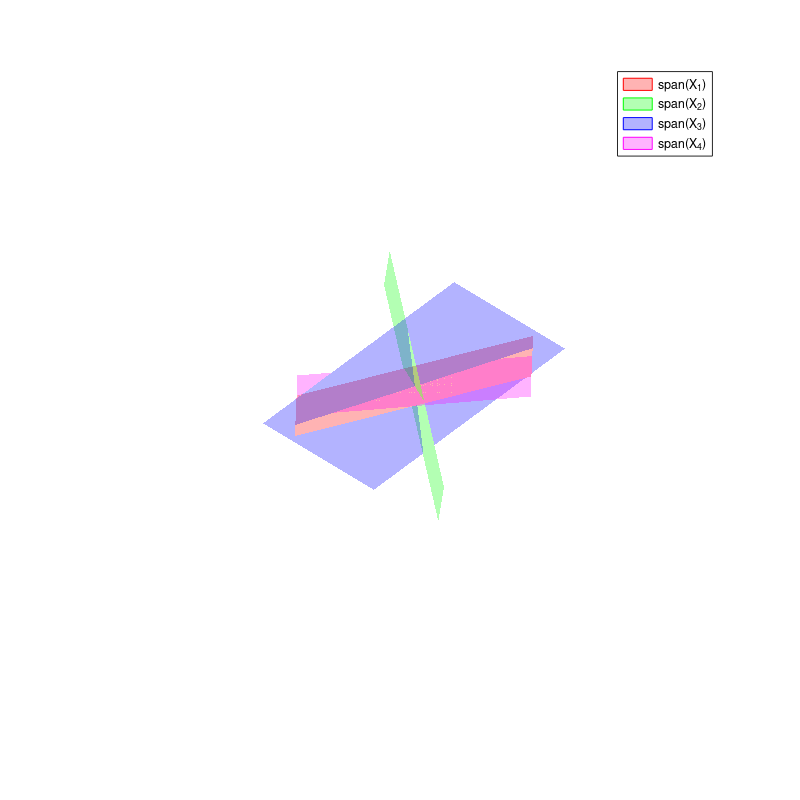
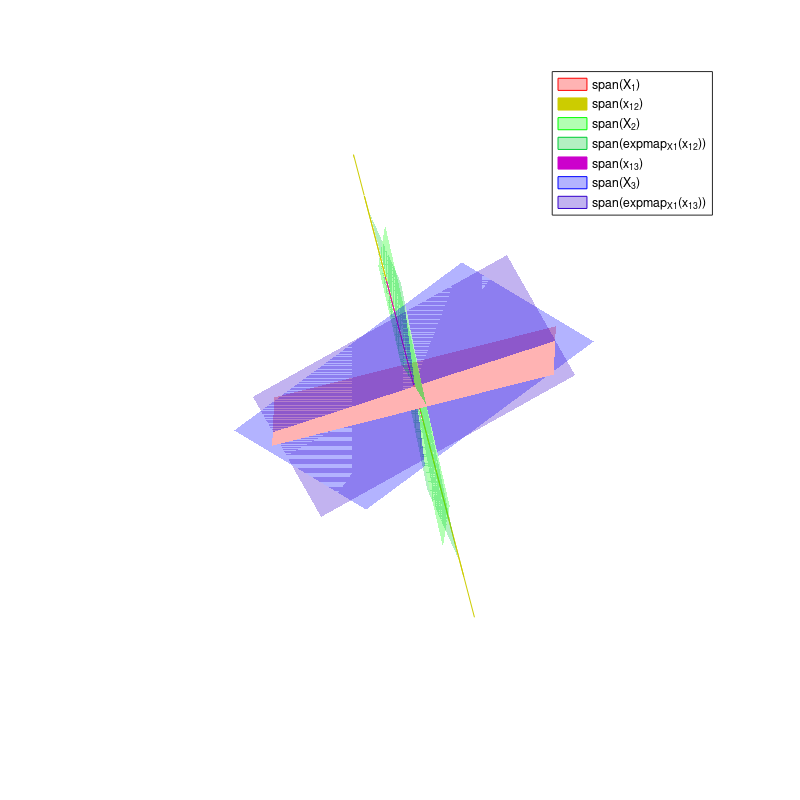
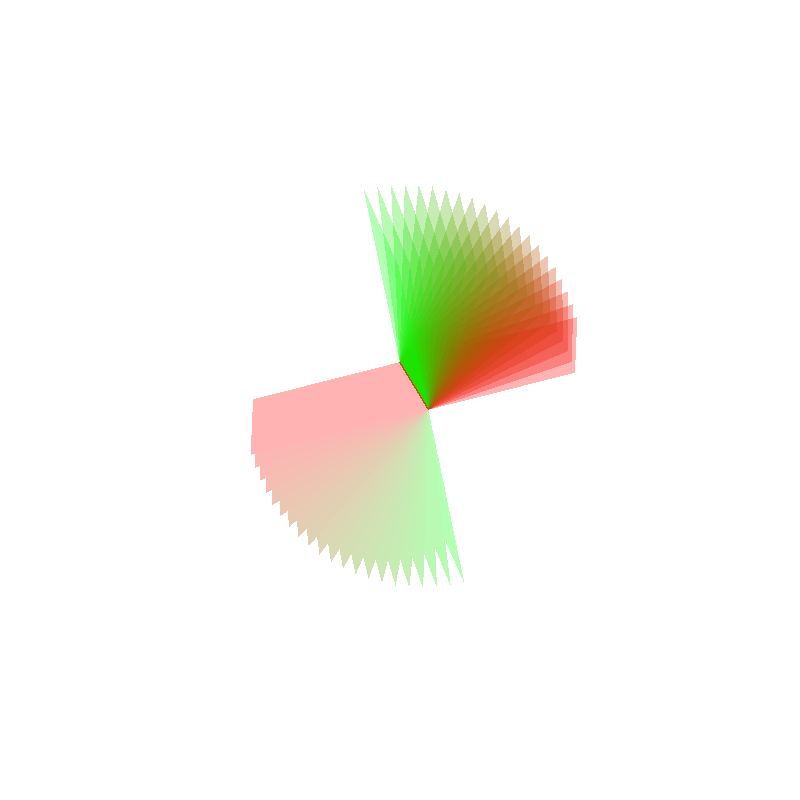
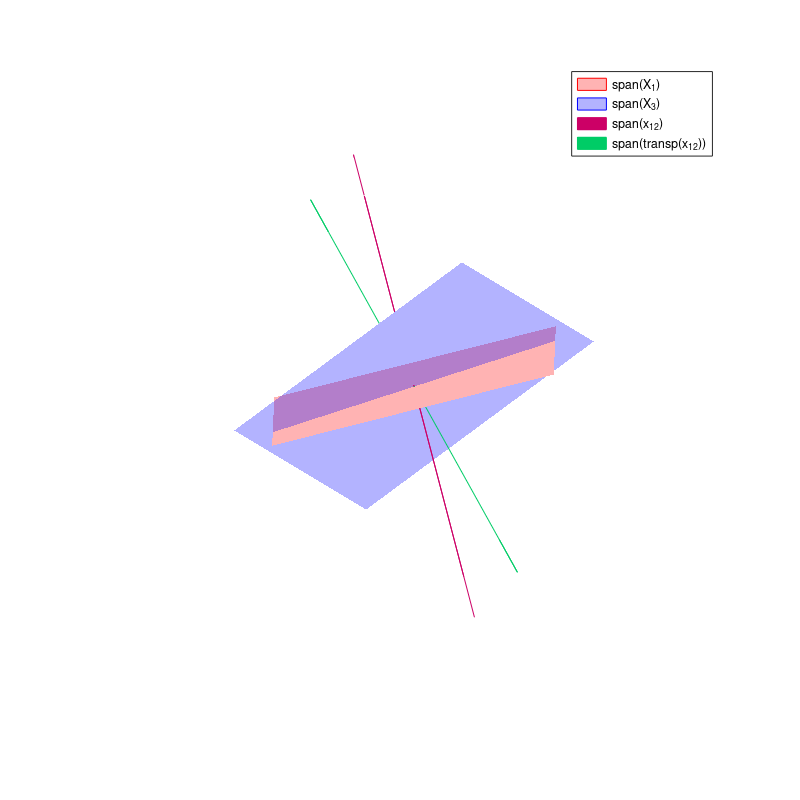

Recreate these plots in MATLAB, in order.
function demo_Riemannian_Gdp_vecTransp01
% Parallel transport on the Grassmann manifold G(3,2)
%
% If this code is useful for your research, please cite the related publication:
% @article{Calinon20RAM,
% 	author="Calinon, S.",
% 	title="Gaussians on {R}iemannian Manifolds: Applications for Robot Learning and Adaptive Control",
% 	journal="{IEEE} Robotics and Automation Magazine ({RAM})",
% 	year="2020",
% 	pages=""
% }
% 
% Copyright (c) 2019 Idiap Research Institute, http://idiap.ch/
% Written by Noémie Jaquier and Sylvain Calinon
% 
% This file is part of PbDlib, http://www.idiap.ch/software/pbdlib/
% 
% PbDlib is free software: you can redistribute it and/or modify
% it under the terms of the GNU General Public License version 3 as
% published by the Free Software Foundation.
% 
% PbDlib is distributed in the hope that it will be useful,
% but WITHOUT ANY WARRANTY; without even the implied warranty of
% MERCHANTABILITY or FITNESS FOR A PARTICULAR PURPOSE. See the
% GNU General Public License for more details.
% 
% You should have received a copy of the GNU General Public License
% along with PbDlib. If not, see <http://www.gnu.org/licenses/>.

addpath('./m_fcts');


%% Generate data on Grassmann
%%%%%%%%%%%%%%%%%%%%%%%%%%%%%%%%%%%%%%%%%%%%%%%%%%%%%%%%%%%%%%%%%%%%%%%%%%%
n = 3;
p = 2;

[X1, ~] = qr(randn(n, p), 0);
[X2, ~] = qr(randn(n, p), 0);
[X3, ~] = qr(randn(n, p), 0);
X4 = [X1(:,1) X1(:,1)+X1(:,2)];


%% Representation of Grassmann manifold
%%%%%%%%%%%%%%%%%%%%%%%%%%%%%%%%%%%%%%%%%%%%%%%%%%%%%%%%%%%%%%%%%%%%%%%%%%%
% One point of the manifold is the subspace spanned by the column of X such
% that X'X = I, X in R^(3x2). Thus, one point on the manifold is not
% uniquely represented by the matrix X, but can be represented by the
% equivalent class [X].
% In this case, X1 and X4 are not identical, but span the same subspace, so
% that they represent the same point on the manifold.
c1 = [10,-10,-10,10];
c2 = [10,10,-10,-10];

spanX1 = X1(:,1)*c1 + X1(:,2)*c2;
spanX2 = X2(:,1)*c1 + X2(:,2)*c2;
spanX3 = X3(:,1)*c1 + X3(:,2)*c2;
spanX4 = X4(:,1)*c1 + X4(:,2)*c2;

figure('PaperPosition',[0 0 8 8],'position',[10,10,850,850],'Name','Representation of Grassmann manifold'); hold on; axis off; rotate3d on;
patch(spanX1(1,:),spanX1(2,:),spanX1(3,:),[1 0 0],'edgecolor',[1 0 0],'facealpha',.3,'edgealpha',.3);
patch(spanX2(1,:),spanX2(2,:),spanX2(3,:),[0 1 0],'edgecolor',[0 1 0],'facealpha',.3,'edgealpha',.3);
patch(spanX3(1,:),spanX3(2,:),spanX3(3,:),[0 0 1],'edgecolor',[0 0 1],'facealpha',.3,'edgealpha',.3);
% Check that span(X1) = span(X4)
patch(spanX4(1,:),spanX4(2,:),spanX4(3,:),[1 0 1],'edgecolor',[1 0 1],'facealpha',.3,'edgealpha',.3);
axis equal; axis vis3d; view(30,12);
legend('span(X_1)','span(X_2)','span(X_3)','span(X_4)');


%% Tangent space
%%%%%%%%%%%%%%%%%%%%%%%%%%%%%%%%%%%%%%%%%%%%%%%%%%%%%%%%%%%%%%%%%%%%%%%%%%%
% The tangent space of X is composed of all matrices Delta such that
% X'Delta = 0. It corresponds to directions free of rotations mixing the
% basis given by the column of X.
x12 = logmap(X2,X1);
x13 = logmap(X3,X1);
X2e = expmap(x12,X1);
X3e = expmap(x13,X1);

spanx12 = x12(:,1)*c1 + x12(:,2)*c2;
spanX2e = X2e(:,1)*c1 + X2e(:,2)*c2;
spanx13 = x13(:,1)*c1 + x13(:,2)*c2;
spanX3e = X3e(:,1)*c1 + X3e(:,2)*c2;

figure('PaperPosition',[0 0 8 8],'position',[10,10,850,850],'Name','Tangent space and exponential map'); hold on; axis off; rotate3d on;
patch(spanX1(1,:),spanX1(2,:),spanX1(3,:),[1 0 0],'edgecolor',[1 0 0],'facealpha',.3,'edgealpha',.3);
patch(spanx12(1,:),spanx12(2,:),spanx12(3,:),[0.8 0.8 0],'edgecolor',[0.8 0.8 0],'facealpha',1,'edgealpha',1);
patch(spanX2(1,:),spanX2(2,:),spanX2(3,:),[0 1 0],'edgecolor',[0 1 0],'facealpha',.3,'edgealpha',.3);
patch(spanX2e(1,:),spanX2e(2,:),spanX2e(3,:),[0 0.8 0.2],'edgecolor',[0 0.8 0.2],'facealpha',.3,'edgealpha',.3);
patch(spanx13(1,:),spanx13(2,:),spanx13(3,:),[0.8 0 0.8],'edgecolor',[0.8 0 0.8],'facealpha',1,'edgealpha',1);
patch(spanX3(1,:),spanX3(2,:),spanX3(3,:),[0 0 1],'edgecolor',[0 0 1],'facealpha',.3,'edgealpha',.3);
patch(spanX3e(1,:),spanX3e(2,:),spanX3e(3,:),[0.2 0 0.8],'edgecolor',[0.2 0 0.8],'facealpha',.3,'edgealpha',.3);
axis equal; axis vis3d; view(30,12);
legend('span(X_1)','span(x_{12})','span(X_2)','span(expmap_{X1}(x_{12}))','span(x_{13})','span(X_3)','span(expmap_{X1}(x_{13}))');


%% Follow the geodesic from S1 to S2
%%%%%%%%%%%%%%%%%%%%%%%%%%%%%%%%%%%%%%%%%%%%%%%%%%%%%%%%%%%%%%%%%%%%%%%%%%%
t = 0:0.05:1;
g12 = geodesic(x12,X1,t);
g13 = geodesic(x13,X1,t);

figure('PaperPosition',[0 0 8 8],'position',[10,10,850,850],'Name','Following the geodesic'); hold on; axis off; rotate3d on; 
% patch(spanX1(1,:),spanX1(2,:),spanX1(3,:),[1 0 0],'edgecolor',[1 0 0],'facealpha',.3,'edgealpha',.3);
for i=1:length(t)
	span = g12(:,1,i)*c1 + g12(:,2,i)*c2;
	patch(span(1,:),span(2,:),span(3,:),[1*(1-t(i)) 1*t(i) 0],'edgecolor',[1*(1-t(i)) 1*t(i) 0],'facealpha',.3,'edgealpha',.3);
end
axis equal; axis vis3d; view(30,12);


%% Parallel transport of x12 from X1 to X3
%%%%%%%%%%%%%%%%%%%%%%%%%%%%%%%%%%%%%%%%%%%%%%%%%%%%%%%%%%%%%%%%%%%%%%%%%%%
p13 = transp(X1,X3)*x12;
spanp13 = p13(:,1)*c1 + p13(:,2)*c2;

figure('PaperPosition',[0 0 8 8],'position',[10,10,850,850],'Name','Following the geodesic'); hold on; axis off; rotate3d on; 
patch(spanX1(1,:),spanX1(2,:),spanX1(3,:),[1 0 0],'edgecolor',[1 0 0],'facealpha',.3,'edgealpha',.3);
patch(spanX3(1,:),spanX3(2,:),spanX3(3,:),[0 0 1],'edgecolor',[0 0 1],'facealpha',.3,'edgealpha',.3);
patch(spanx12(1,:),spanx12(2,:),spanx12(3,:),[0.8 0 0.4],'edgecolor',[0.8 0 0.4],'facealpha',1,'edgealpha',1);
patch(spanp13(1,:),spanp13(2,:),spanp13(3,:),[0 0.8 0.4],'edgecolor',[0 0.8 0.4],'facealpha',1,'edgealpha',1);
axis equal; axis vis3d; view(30,12);
legend('span(X_1)','span(X_3)','span(x_{12})','span(transp(x_{12}))');


%% Parallel transport along the geodesic
%%%%%%%%%%%%%%%%%%%%%%%%%%%%%%%%%%%%%%%%%%%%%%%%%%%%%%%%%%%%%%%%%%%%%%%%%%%
figure('PaperPosition',[0 0 8 8],'position',[10,10,850,850],'Name','Following the geodesic'); hold on; axis off; rotate3d on;
patch(spanX1(1,:),spanX1(2,:),spanX1(3,:),[1 0 0],'edgecolor',[1 0 0],'facealpha',.3,'edgealpha',.3);
patch(spanX3(1,:),spanX3(2,:),spanX3(3,:),[0 0 1],'edgecolor',[0 0 1],'facealpha',.3,'edgealpha',.3);
axis equal; axis vis3d; view(30,12); 

for i=1:length(t)
	p13 = transp(X1,X3,t(i))*x12;
	spanp13 = p13(:,1)*c1 + p13(:,2)*c2;
	patch(spanp13(1,:),spanp13(2,:),spanp13(3,:),[0 0.8 0.8],'edgecolor',[0.8*(1-t(i)) 0.8*t(i) 0.8],'facealpha',1,'edgealpha',1);
	% Normalised direction of the geodesic
    dir = logmap(X3,g13(:,:,i));
	innormdir = trace(dir'*dir);
%     innormdir = (trace(g13(:,:,i)^-.5*dir* g13(:,:,i)^-1 *dir*g13(:,:,i)^-.5));
    if innormdir > 1E-5
        dirnorm = dir./sqrt(innormdir);
        % Inner product between the transported vector and the direction of
        % the geodesic
        inprod(i) = trace((g13(:,:,i)'*g13(:,:,i))^-1*dirnorm' * p13);
    end
end


%% Verification of parallel transport operation
%%%%%%%%%%%%%%%%%%%%%%%%%%%%%%%%%%%%%%%%%%%%%%%%%%%%%%%%%%%%%%%%%%%%%%%%%%%
% The parallel transport from one point to the same point is the identity
% map => x12 and px12 are equal.
x12
px12 = transp(X1,X1)*x12

% If p, r and q are three points on a geodesic, parallel transport from p 
% to q is the same than parallel transport from p to r followed by parallel
% transport from r to q.
p13 = transp(X1,X3)*x12
Xm = geodesic(x13,X1,rand());
p1m3 = transp(Xm,X3)*(transp(X1,Xm)*x12)

% Inner product conserved (metric parallel tranport (Levi-Civita
% connection)
inprod
end


%% Functions
%%%%%%%%%%%%%%%%%%%%%%%%%%%%%%%%%%%%%%%%%%%%%%%%%%%%%%%%%%%%%%%%%%%%%%%%%%%
function Y = expmap(H,X)
	[U,S,V] = svd(H,'econ');
	cosS = diag(cos(diag(S)));
	sinS = diag(sin(diag(S)));
	
	Y = [X*V U]*[cosS; sinS]*V';
end

function H = logmap(Y,X)
	[U,S,V] = svd((eye(size(X,1))-X*X')*Y/(X'*Y),'econ');
	H = U*diag(atan(diag(S)))*V';
end

function pt = transp(X1,X2,t)
% Parallel transported vector v: pt * v
	if nargin == 2
		t = 1;
	end
	H = logmap(X2,X1);
	[U,S,V] = svd(H,'econ');
	cosS = diag(cos(diag(S)*t));
	sinS = diag(sin(diag(S)*t));
	
	pt = [X1*V, U] * [-sinS; cosS] * U' + (eye(size(X1,1))-U*U');
end

function g = geodesic(H,X,t)
	for i=1:length(t)
		[U,S,V] = svd(H,'econ');
		cosS = diag(cos(diag(S)*t(i)));
		sinS = diag(sin(diag(S)*t(i)));
		g(:,:,i) = [X*V, U] * [cosS; sinS] * V';
	end
end